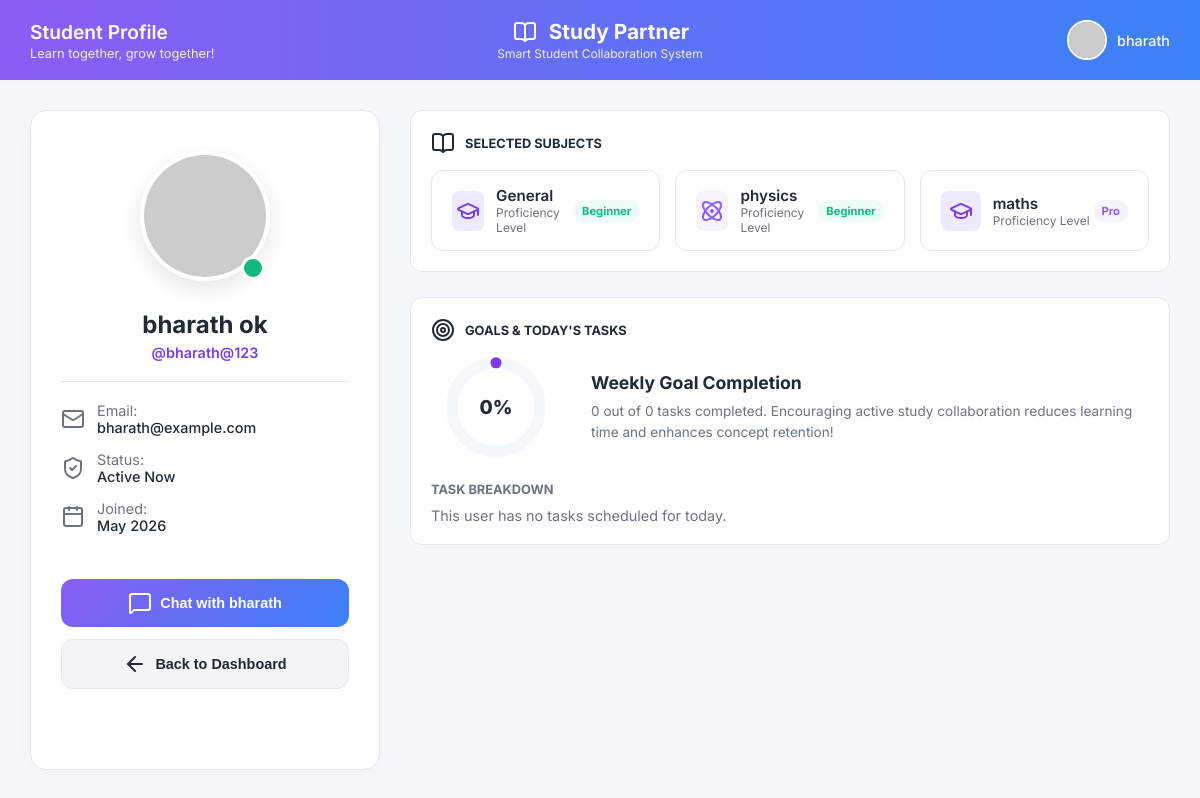
Page /profile/bharath@123/ (signed in) on the committed database.
### main/models.py (models this page shows, shortened)
class Profile(models.Model):
    LEVEL_CHOICES = (
        ('beginner', 'Beginner'),
        ('intermediate', 'Intermediate'),
        ('pro', 'Pro'),
    )
    user = models.OneToOneField(User, on_delete=models.CASCADE, related_name='profile')
    is_online = models.BooleanField(default=False)

class SubjectSelection(models.Model):
    student = models.ForeignKey(Profile, on_delete=models.CASCADE, related_name='subject_selections')
    subject = models.ForeignKey(Subject, on_delete=models.CASCADE)
    level = models.CharField(max_length=20, choices=Profile.LEVEL_CHOICES, default='beginner')

class Subject(models.Model):
    name = models.CharField(max_length=100)

### main/views.py (the view)
# urls.py: path('profile/<str:username>/', views.profile_view, name='profile'),
@login_required
def profile_view(request, username):
    from django.shortcuts import get_object_or_404
    target_user = get_object_or_404(User, username=username)
    target_profile, _ = Profile.objects.get_or_create(user=target_user)
    subject_selections = target_profile.subject_selections.all()
    tasks = Task.objects.filter(user=target_user)
    completed_tasks = tasks.filter(completed=True).count()
    total_tasks = tasks.count()
    task_progress = int((completed_tasks / total_tasks * 100)) if total_tasks > 0 else 0
    context = {
        'target_user': target_user,
        'target_profile': target_profile,
        'subject_selections': subject_selections,
        'tasks': tasks,
        'task_progress': task_progress,
        'total_tasks': total_tasks,
        'completed_tasks': completed_tasks,
    }
    return render(request, 'main/profile.html', context)

### templates/main/profile.html (shortened to what this page needs)
<!DOCTYPE html>
<html lang="en">
<head>
    {% load static %}
    <link rel="stylesheet" href="{% static 'css/style.css' %}">
</head>
<body>
    <div class="app-container">
        <header class="header">
            <div class="header-left">
                <div class="user-info">
                    <h2>Student Profile</h2>
                    <p>Learn together, grow together!</p>
                </div>
            </div>
            <div class="header-center">
                <div class="header-center-top">
                    <i data-lucide="book-open" style="width: 28px; color: white;"></i>
                    <h1>Study Partner</h1>
                </div>
                <p>Smart Student Collaboration System</p>
            </div>
            <div class="header-right">
                <div class="profile-menu" onclick="window.location.href='/dashboard/'" style="cursor: pointer;">
                    <img src="https://ui-avatars.com/api/?name={{ user.first_name|default:'Manikanta' }}&background=6366f1&color=fff" alt="Avatar">
                    <span>{{ user.first_name|default:"Manikanta" }}</span>
                </div>
            </div>
        </header>
        <div class="main-content" style="overflow-y: auto;">
            <div class="profile-container">
                <div class="profile-left-card">
                    <div class="avatar-container">
                        <img src="https://ui-avatars.com/api/?name={{ target_user.first_name }}+{{ target_user.last_name }}&background=random&size=120" class="large-avatar" alt="Avatar">
                        <div class="status-ring {% if target_profile.is_online %}status-online{% else %}status-offline{% endif %}"></div>
                    </div>
                    <h2 class="profile-name">{{ target_user.first_name }} {{ target_user.last_name }}</h2>
                    <p class="profile-username">@{{ target_user.username }}</p>
                    <div class="profile-details-list">
                        <div class="profile-detail-item">
                            <i data-lucide="mail"></i>
                            <div>Email: <br><span>{{ target_user.email|default:"Not shared" }}</span></div>
                        </div>
                        <div class="profile-detail-item">
                            <i data-lucide="shield-check"></i>
                            <div>Status: <br><span>{% if target_profile.is_online %}Active Now{% else %}Offline{% endif %}</span></div>
                        </div>
                        <div class="profile-detail-item">
                            <i data-lucide="calendar"></i>
                            <div>Joined: <br><span>{{ target_user.date_joined|date:"M Y" }}</span></div>
                        </div>
                    </div>
                    <div class="action-buttons">
                        <button class="btn-full btn-chat" onclick="window.location.href='/dashboard/?chat_with={{ target_user.username }}'">
                            <i data-lucide="message-square"></i> Chat with {{ target_user.first_name|default:target_user.username }}
                        </button>
                        <button class="btn-full btn-back" onclick="window.location.href='/dashboard/'">
                            <i data-lucide="arrow-left"></i> Back to Dashboard
                        </button>
                    </div>
                </div>
                <div class="profile-right-content">
                    <div class="card">
                        <h2 class="card-title"><i data-lucide="book-open"></i> Selected Subjects</h2>
                        {% if subject_selections %}
                            <div class="subjects-grid">
                                {% for sel in subject_selections %}
                                    <div class="subject-card">
                                        <div class="subject-card-left">
                                            <div class="subj-icon" style="
                                                {% if sel.subject.name|lower == 'mathematics' %}
                                                    background: var(--bg-math); color: var(--c-math);
                                                {% elif sel.subject.name|lower == 'physics' %}
                                                    background: var(--bg-phy); color: var(--c-phy);
                                                {% elif sel.subject.name|lower == 'chemistry' %}
                                                    background: var(--bg-chem); color: var(--c-chem);
                                                {% elif sel.subject.name|lower == 'biology' %}
                                                    background: var(--bg-bio); color: var(--c-bio);
                                                {% elif sel.subject.name|lower == 'economics' %}
                                                    background: var(--bg-eco); color: var(--c-eco);
                                                {% elif sel.subject.name|lower == 'zoology' %}
                                                    background: var(--bg-zoo); color: var(--c-zoo);
                                                {% else %}
                                                    background: var(--primary-light); color: var(--primary);
                                                {% endif %}
                                            ">
                                                <i data-lucide="
                                                    {% if sel.subject.name|lower == 'mathematics' %}calculator
                                                    {% elif sel.subject.name|lower == 'physics' %}atom
                                                    {% elif sel.subject.name|lower == 'chemistry' %}flask-conical
                                                    {% elif sel.subject.name|lower == 'biology' %}dna
                                                    {% elif sel.subject.name|lower == 'economics' %}line-chart
                                                    {% elif sel.subject.name|lower == 'zoology' %}bug
                                                    {% else %}graduation-cap{% endif %}
                                                "></i>
                                            </div>
                                            <div class="subj-details">
                                                <h4>{{ sel.subject.name }}</h4>
                                                <p>Proficiency Level</p>
                                            </div>
                                        </div>
                                        <span class="level-badge" style="
                                            {% if sel.level == 'pro' %}
                                                background: var(--bg-phy); color: var(--c-phy);
                                            {% elif sel.level == 'intermediate' %}
                                                background: var(--bg-math); color: var(--c-math);
                                            {% else %}
                                                background: var(--bg-chem); color: var(--c-chem);
                                            {% endif %}
                                        ">{{ sel.level }}</span>
                                    </div>
                                {% endfor %}
                            </div>
                        {% else %}
                            <p style="color: var(--text-muted); font-size: 0.9rem; margin-top: 10px;">This user has not selected any specific study subjects yet.</p>
                        {% endif %}
                    </div>
                    <div class="card">
                        <h2 class="card-title"><i data-lucide="target"></i> Goals & Today's Tasks</h2>
                        <div class="tracker-card" style="margin-bottom: 25px;">
                            <div class="tracker-left" style="min-width: 130px;">
                                <div class="circ-chart">
                                    <svg viewBox="0 0 36 36">
                                        <path class="bg" d="M18 2.0845 a 15.9155 15.9155 0 0 1 0 31.831 a 15.9155 15.9155 0 0 1 0 -31.831" />
                                        <path class="fill" stroke-dasharray="{{ task_progress }}, 100" d="M18 2.0845 a 15.9155 15.9155 0 0 1 0 31.831 a 15.9155 15.9155 0 0 1 0 -31.831" />
                                    </svg>
                                    <div class="text" style="font-size: 1.2rem;">{{ task_progress }}%</div>
                                </div>
                            </div>
                            <div class="progress-desc">
                                <h3>Weekly Goal Completion</h3>
                                <p>{{ completed_tasks }} out of {{ total_tasks }} tasks completed. Encouraging active study collaboration reduces learning time and enhances concept retention!</p>
                            </div>
                        </div>
                        <h3 class="sidebar-group-title" style="padding: 0; font-size: 0.8rem;">Task Breakdown</h3>
                        {% if tasks %}
                            <div class="tasks-profile-list">
                                {% for task in tasks %}
                                    <div class="task-profile-item">
                                        <div class="task-profile-left">
                                            <i data-lucide="{% if task.completed %}check-circle-2{% else %}circle{% endif %}" style="width: 18px; color: {% if task.completed %}var(--status-completed){% else %}var(--text-muted){% endif %};"></i>
                                            <span class="task-profile-title {% if task.completed %}completed{% endif %}">{{ task.title }}</span>
                                        </div>
                                        <span class="status-pill {% if task.completed %}completed{% else %}pending{% endif %}">
                                            {% if task.completed %}Completed{% else %}Pending{% endif %}
                                        </span>
                                    </div>
                                {% endfor %}
                            </div>
                        {% else %}
                            <p style="color: var(--text-muted); font-size: 0.9rem; margin-top: 10px;">This user has no tasks scheduled for today.</p>
                        {% endif %}
                    </div>
                </div>
            </div>
        </div>
    </div>
</body>
</html>

### static/css/style.css (style rules this page uses)
:root { --primary: #7c3aed; --primary-light: #ede9fe; --secondary: #3b82f6; --secondary-light: #eff6ff; --bg-main: #f4f7fb; --bg-card: #ffffff; --text-main: #1f2937; --text-muted: #6b7280; --border: #e5e7eb; --c-math: #3b82f6; --bg-math: #eff6ff; --c-phy: #8b5cf6; --bg-phy: #f5f3ff; --c-chem: #10b981; --bg-chem: #ecfdf5; --c-bio: #f43f5e; --bg-bio: #fff1f2; --c-eco: #f59e0b; --bg-eco: #fffbeb; --c-zoo: #06b6d4; --bg-zoo: #ecfeff; --status-high: #ef4444; --status-medium: #f59e0b; --status-low: #3b82f6; --status-completed: #10b981; --radius-lg: 16px; --radius-md: 12px; --radius-sm: 8px; }
* { margin: 0; padding: 0; box-sizing: border-box; }
body { font-family: 'Inter', system-ui, -apple-system, sans-serif; background-color: var(--bg-main); color: var(--text-main); height: 100vh; overflow: hidden; }
.app-container { display: flex; flex-direction: column; height: 100vh; }
.header { height: 80px; background: linear-gradient(to right, #8b5cf6, #3b82f6); color: white; display: flex; align-items: center; justify-content: space-between; padding: 0 30px; z-index: 100; }
.header-left { display: flex; align-items: center; gap: 20px; flex: 1; }
.header-left .user-info h2 { font-size: 1.2rem; font-weight: 600; }
.header-left .user-info p { font-size: 0.8rem; opacity: 0.9; margin-top: 2px; }
.header-center { display: flex; flex-direction: column; align-items: center; justify-content: center; flex: 1; }
.header-center-top { display: flex; align-items: center; gap: 10px; }
.header-center-top h1 { font-size: 1.3rem; font-weight: 700; }
.header-center p { font-size: 0.75rem; opacity: 0.9; margin-top: 2px; }
.header-right { display: flex; align-items: center; justify-content: flex-end; gap: 25px; flex: 1; }
.profile-menu { display: flex; align-items: center; gap: 10px; cursor: pointer; }
.profile-menu img { width: 40px; height: 40px; border-radius: 50%; border: 2px solid white; }
.profile-menu span { font-size: 0.9rem; font-weight: 500; }
.main-content { display: flex; flex: 1; overflow: hidden; padding: 20px; gap: 20px; }
.card { background: var(--bg-card); border-radius: var(--radius-md); border: 1px solid var(--border); padding: 20px; }
.card-title { font-size: 0.8rem; font-weight: 700; color: var(--text-main); text-transform: uppercase; display: flex; align-items: center; gap: 10px; margin-bottom: 15px; }
.sidebar-group-title { font-size: 0.75rem; font-weight: 700; color: var(--text-muted); text-transform: uppercase; margin-bottom: 10px; padding: 0 10px; }
.tracker-card { display: flex; align-items: center; gap: 30px; }
.tracker-left { display: flex; flex-direction: column; align-items: center; min-width: 150px; }
.circ-chart { width: 100px; height: 100px; position: relative; }
.circ-chart svg { width: 100%; height: 100%; }
.circ-chart .text { position: absolute; top: 50%; left: 50%; transform: translate(-50%, -50%); font-size: 1.4rem; font-weight: 800; color: var(--text-main); }

### rows in the picture
SubjectSelection: subject.name "General", level "Beginner"
SubjectSelection: subject.name "physics", level "Beginner"
SubjectSelection: subject.name "maths", level "Pro"

### other values in the picture
{{ user.first_name|default:"Manikanta" }} "bharath"
{{ target_user.first_name }} "bharath"
{{ target_user.last_name }} "ok"
{{ target_user.username }} "bharath@123"
{{ target_user.email|default:"Not shared" }} "bharath@example.com"
{{ target_user.date_joined|date:"M Y" }} "May 2026"
{{ target_user.first_name|default:target_user.username }} "bharath"
{{ task_progress }} "0"
{{ completed_tasks }} "0"
{{ total_tasks }} "0"
